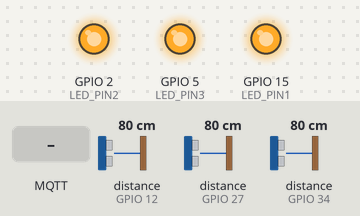
Bench run of a sketch on a simulated ESP32. Shown: output pins drawn as LEDs (lit = HIGH). Wiring (inferred from the names in the program): 3 × ultrasonic range finder: trigger GPIO 4, echo GPIO 34 / trigger GPIO 13, echo GPIO 12 / trigger GPIO 14, echo GPIO 27. The test bench sets the inputs (shaded band); at power-on: distance to the obstacle (sensors on GPIO 12, GPIO 27, GPIO 34) 80 cm. The echo pulse lasts 58.3 µs per cm; WiFi joins after 1.5 s; servers stay silent unless stated; no MQTT or app messages arrive unless stated; pins used as bus, display or sensor lines are not drawn; what the sketch prints to the serial monitor is not drawn.

Above: at 3.2 s.
3.3 s: MQTT message "lamp1" arrives on the first subscribed topic
At 3.9 s:
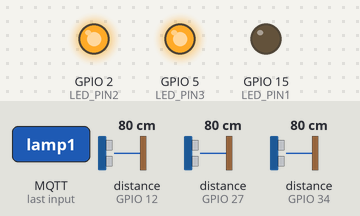
5.5 s: distance to the obstacle (sensor on GPIO 12) set to 7 cm
7.2 s: distance to the obstacle (sensor on GPIO 12) set to 4 cm
At 8.5 s:
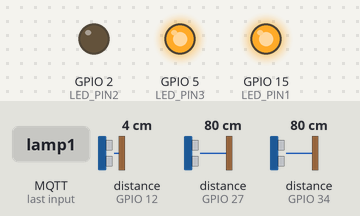
9.5 s: distance to the obstacle (sensor on GPIO 27) set to 7 cm
11.2 s: distance to the obstacle (sensor on GPIO 27) set to 4 cm
At 12.6 s:
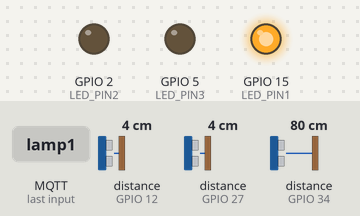
13.5 s: distance to the obstacle (sensor on GPIO 34) set to 7 cm
15.2 s: distance to the obstacle (sensor on GPIO 34) set to 4 cm
At 16.7 s:
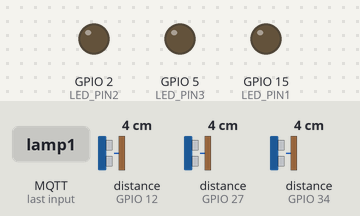
Timing chart, 0 to 18.2 s (numbered marks = the images above; inputs shaded):
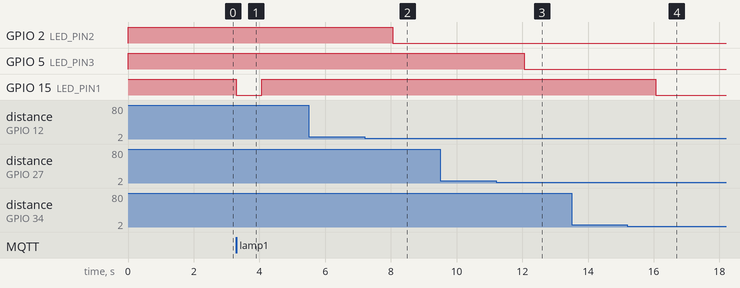

The sketch:

fixing.ino
```cpp
#include <WiFi.h>
#include <PubSubClient.h>

// Wi-Fi dan ThingsBoard
const char* ssid = "KOS FIRDAUS";
const char* password = "NADIF354";
const char* mqtt_server = "192.168.1.7";
const int mqtt_port = 1883;
const char* client_id = "2kev19fo80ioa7sr9xdi";
const char* user_name = "481trhjkqifbe3krzau7";
const char* mqtt_password = "3h23on2t05bob6es2uoy";

// Pin sensor ultrasonik
#define TRIG_PIN1 4   // Sensor B3
#define ECHO_PIN1 34
#define TRIG_PIN2 13  // Sensor A6
#define ECHO_PIN2 12
#define TRIG_PIN3 14  // Sensor A3
#define ECHO_PIN3 27

// Pin LED
#define LED_PIN1 15   // LED untuk B3
#define LED_PIN2 2    // LED untuk A6
#define LED_PIN3 5    // LED untuk A3

// Pin Buzzer
#define BUZZER_PIN1 25 // Buzzer untuk B3
#define BUZZER_PIN2 26 // Buzzer untuk A6
#define BUZZER_PIN3 32 // Buzzer untuk A3

#define MAX_DISTANCE 400 // Maksimal jarak deteksi ultrasonik (cm)

WiFiClient espClient;
PubSubClient client(espClient);

// Variabel untuk jarak dan status
long duration;
float distance1, distance2, distance3;
bool slot1_occupied, slot2_occupied, slot3_occupied;
bool slot1_booked = false, slot2_booked = false, slot3_booked = false;
const float threshold = 5.0; // Jarak threshold (cm)

// Variabel untuk mengatur waktu pengiriman data
unsigned long lastSendTime = 0;
const unsigned long sendInterval = 1000; // Interval pengiriman data: 1 detik

void setup() {
  Serial.begin(115200);

  // Setup pin sensor
  pinMode(TRIG_PIN1, OUTPUT);
  pinMode(ECHO_PIN1, INPUT);
  pinMode(TRIG_PIN2, OUTPUT);
  pinMode(ECHO_PIN2, INPUT);
  pinMode(TRIG_PIN3, OUTPUT);
  pinMode(ECHO_PIN3, INPUT);

  // Setup pin LED
  pinMode(LED_PIN1, OUTPUT);
  pinMode(LED_PIN2, OUTPUT);
  pinMode(LED_PIN3, OUTPUT);
  // Inisialisasi lampu menyala (default)
  digitalWrite(LED_PIN1, HIGH);
  digitalWrite(LED_PIN2, HIGH);
  digitalWrite(LED_PIN3, HIGH);

  // Setup pin buzzer
  pinMode(BUZZER_PIN1, OUTPUT);
  pinMode(BUZZER_PIN2, OUTPUT);
  pinMode(BUZZER_PIN3, OUTPUT);

  // Koneksi Wi-Fi
  WiFi.begin(ssid, password);
  while (WiFi.status() != WL_CONNECTED) {
    delay(1000);
    Serial.println("Connecting to WiFi...");
  }
  Serial.println("Connected to WiFi");

  // Koneksi MQTT
  client.setServer(mqtt_server, mqtt_port);
  client.setCallback(callback);
}

void reconnect() {
  while (!client.connected()) {
    Serial.println("Connecting to MQTT...");
    if (client.connect(client_id, user_name, mqtt_password)) {
      Serial.println("Connected to MQTT");
      client.subscribe("v1/devices/me/attributes");
    } else {
      Serial.print("Failed, rc=");
      Serial.println(client.state());
      delay(5000);
    }
  }
}

void callback(char* topic, byte* payload, unsigned int length) {
  String message;
  for (int i = 0; i < length; i++) {
    message += (char)payload[i];
  }
  Serial.println("Message received: " + message);

  // Parsing pesan dari ThingsBoard
  if (message.indexOf("lamp1") != -1 || message.indexOf("slot1_booked") != -1) {
    slot1_booked = (message.indexOf("slot1_booked\":true") != -1);
    digitalWrite(LED_PIN1, (message.indexOf("lamp1\":true") != -1) ? HIGH : LOW);
  }
  if (message.indexOf("lamp2") != -1 || message.indexOf("slot2_booked") != -1) {
    slot2_booked = (message.indexOf("slot2_booked\":true") != -1);
    digitalWrite(LED_PIN2, (message.indexOf("lamp2\":true") != -1) ? HIGH : LOW);
  }
  if (message.indexOf("lamp3") != -1 || message.indexOf("slot3_booked") != -1) {
    slot3_booked = (message.indexOf("slot3_booked\":true") != -1);
    digitalWrite(LED_PIN3, (message.indexOf("lamp3\":true") != -1) ? HIGH : LOW);
  }
}

float readDistance(int trigPin, int echoPin) {
  digitalWrite(trigPin, LOW);
  delayMicroseconds(2);
  digitalWrite(trigPin, HIGH);
  delayMicroseconds(10);
  digitalWrite(trigPin, LOW);
  duration = pulseIn(echoPin, HIGH);
  float distance = duration * 0.034 / 2;
  if (distance > MAX_DISTANCE) distance = MAX_DISTANCE;
  return distance;
}

void loop() {
  if (!client.connected()) {
    reconnect();
  }
  client.loop();

  // Kirim data setiap 1 detik
  unsigned long currentTime = millis();
  if (currentTime - lastSendTime >= sendInterval) {
    distance1 = readDistance(TRIG_PIN1, ECHO_PIN1);
    distance2 = readDistance(TRIG_PIN2, ECHO_PIN2);
    distance3 = readDistance(TRIG_PIN3, ECHO_PIN3);

    slot1_occupied = (distance1 < threshold);
    slot2_occupied = (distance2 < threshold);
    slot3_occupied = (distance3 < threshold);

    // Kontrol buzzer
    if (slot1_booked && slot1_occupied) {
      tone(BUZZER_PIN1, 2700, 500); // Bunyi 2700 Hz selama 500ms untuk B3
    } else {
      noTone(BUZZER_PIN1);
    }
    if (slot2_booked && slot2_occupied) {
      tone(BUZZER_PIN2, 2700, 500); // Bunyi 2700 Hz selama 500ms untuk A6
    } else {
      noTone(BUZZER_PIN2);
    }
    if (slot3_booked && slot3_occupied) {
      tone(BUZZER_PIN3, 2700, 500); // Bunyi 2700 Hz selama 500ms untuk A3
    } else {
      noTone(BUZZER_PIN3);
    }

    // Kontrol lampu
    digitalWrite(LED_PIN1, (!slot1_booked && !slot1_occupied) ? HIGH : LOW);
    digitalWrite(LED_PIN2, (!slot2_booked && !slot2_occupied) ? HIGH : LOW);
    digitalWrite(LED_PIN3, (!slot3_booked && !slot3_occupied) ? HIGH : LOW);

    // Kirim data ke ThingsBoard
    String payload = "{\"slot1_distance\":" + String(distance1) +
                     ",\"slot2_distance\":" + String(distance2) +
                     ",\"slot3_distance\":" + String(distance3) +
                     ",\"slot1_occupied\":" + String(slot1_occupied) +
                     ",\"slot2_occupied\":" + String(slot2_occupied) +
                     ",\"slot3_occupied\":" + String(slot3_occupied) +
                     ",\"slot1_booked\":" + String(slot1_booked) +
                     ",\"slot2_booked\":" + String(slot2_booked) +
                     ",\"slot3_booked\":" + String(slot3_booked) + "}";
    client.publish("v1/devices/me/telemetry", payload.c_str());

    Serial.println("Data sent: " + payload);
    lastSendTime = currentTime;
  }
}
```

Measured:
- the behaviour switches between 6 and 5 cm on distance to the obstacle (sensor on GPIO 12) (found by bisection; images 1 and 2)
- the behaviour switches between 6 and 5 cm on distance to the obstacle (sensor on GPIO 27) (found by bisection; images 2 and 3)
- the behaviour switches between 6 and 5 cm on distance to the obstacle (sensor on GPIO 34) (found by bisection; images 3 and 4)
- after the input at 3.3 s, GPIO 15 (LED_PIN1): HIGH → LOW at once, → HIGH 0.77 s later
- after the input at 5.5 s, every drawn part: stays the same
- after the input at 7.2 s, GPIO 2 (LED_PIN2): HIGH → LOW after 0.86 s
- after the input at 9.5 s, every drawn part: stays the same
- after the input at 11.2 s, GPIO 5 (LED_PIN3): HIGH → LOW after 0.86 s
- after the input at 13.5 s, every drawn part: stays the same
- after the input at 15.2 s, GPIO 15 (LED_PIN1): HIGH → LOW after 0.86 s
